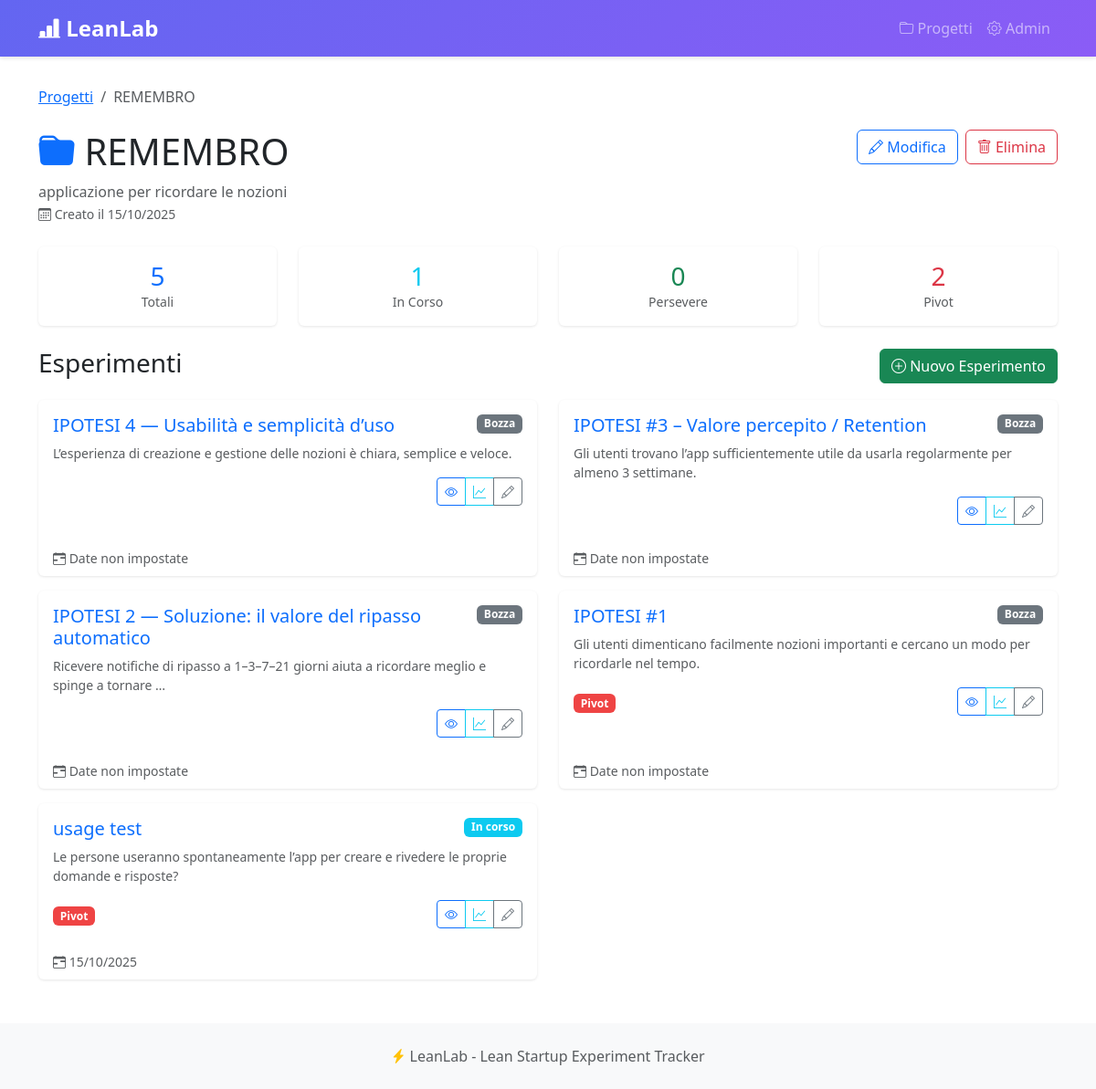
Screenshot of /projects/13/ with the database file from the repository.
### projects/models.py (models this page shows, shortened)
class Project(models.Model):
    name = models.CharField(max_length=200, verbose_name="Nome Progetto")
    description = models.TextField(blank=True, verbose_name="Descrizione")
    created_at = models.DateTimeField(auto_now_add=True)
    updated_at = models.DateTimeField(auto_now=True)
    is_active = models.BooleanField(default=True, verbose_name="Attivo")
    class Meta:
        verbose_name = "Progetto"
        verbose_name_plural = "Progetti"
        ordering = ['-created_at']

class Experiment(models.Model):
    STATUS_CHOICES = [
        ('draft', 'Bozza'),
        ('running', 'In corso'),
        ('completed', 'Completato'),
    ]
    DECISION_CHOICES = [
        ('pending', 'In attesa'),
        ('persevere', 'Persevere'),
        ('pivot', 'Pivot'),
    ]
    project = models.ForeignKey(Project, on_delete=models.CASCADE, related_name='experiments')
    title = models.CharField(max_length=200, verbose_name="Titolo Esperimento")
    hypothesis = models.TextField(verbose_name="Ipotesi da testare")
    status = models.CharField(max_length=20, choices=STATUS_CHOICES, default='draft')
    decision = models.CharField(max_length=20, choices=DECISION_CHOICES, default='pending')
    start_date = models.DateField(null=True, blank=True, verbose_name="Data Inizio")
    end_date = models.DateField(null=True, blank=True, verbose_name="Data Fine")
    notes = models.TextField(blank=True, verbose_name="Note")
    created_at = models.DateTimeField(auto_now_add=True)
    updated_at = models.DateTimeField(auto_now=True)
    class Meta:
        verbose_name = "Esperimento"
        verbose_name_plural = "Esperimenti"
        ordering = ['-created_at']

### projects/views.py (the view)
# urls.py: path('<int:pk>/', views.project_detail, name='detail'),
def project_detail(request, pk):
    project = get_object_or_404(Project, pk=pk)
    experiments = project.experiments.all().order_by('-created_at')
    stats = {
        'total': experiments.count(),
        'running': experiments.filter(status='running').count(),
        'completed': experiments.filter(status='completed').count(),
        'draft': experiments.filter(status='draft').count(),
        'persevere': experiments.filter(decision='persevere').count(),
        'pivot': experiments.filter(decision='pivot').count(),
    }
    context = {
        'project': project,
        'experiments': experiments,
        'stats': stats,
    }
    return render(request, 'project_detail.html', context)

### projects/templates/project_detail.html (shortened to what this page needs)
{% extends 'base.html' %}
{% block content %}
<nav aria-label="breadcrumb" class="mb-4">
    <ol class="breadcrumb">
        <li class="breadcrumb-item"><a href="{% url 'projects:list' %}">Progetti</a></li>
        <li class="breadcrumb-item active">{{ project.name }}</li>
    </ol>
</nav>
<div class="d-flex justify-content-between align-items-start mb-4">
    <div>
        <h1 class="mb-2">
            <i class="bi bi-folder-fill text-primary"></i> {{ project.name }}
        </h1>
        <p class="text-muted mb-0">
            {{ project.description|default:"Nessuna descrizione disponibile" }}
        </p>
        <small class="text-muted">
            <i class="bi bi-calendar3"></i> Creato il {{ project.created_at|date:"d/m/Y" }}
        </small>
    </div>
    <div class="d-flex gap-2">
        <a href="{% url 'projects:edit' project.pk %}" class="btn btn-outline-primary">
            <i class="bi bi-pencil"></i> Modifica
        </a>
        <a href="{% url 'projects:delete' project.pk %}" class="btn btn-outline-danger">
            <i class="bi bi-trash"></i> Elimina
        </a>
    </div>
</div>
<div class="row mb-4">
    <div class="col-md-3">
        <div class="card text-center">
            <div class="card-body">
                <h3 class="text-primary mb-0">{{ stats.total }}</h3>
                <p class="text-muted mb-0 small">Totali</p>
            </div>
        </div>
    </div>
    <div class="col-md-3">
        <div class="card text-center">
            <div class="card-body">
                <h3 class="text-info mb-0">{{ stats.running }}</h3>
                <p class="text-muted mb-0 small">In Corso</p>
            </div>
        </div>
    </div>
    <div class="col-md-3">
        <div class="card text-center">
            <div class="card-body">
                <h3 class="text-success mb-0">{{ stats.persevere }}</h3>
                <p class="text-muted mb-0 small">Persevere</p>
            </div>
        </div>
    </div>
    <div class="col-md-3">
        <div class="card text-center">
            <div class="card-body">
                <h3 class="text-danger mb-0">{{ stats.pivot }}</h3>
                <p class="text-muted mb-0 small">Pivot</p>
            </div>
        </div>
    </div>
</div>
<div class="d-flex justify-content-between align-items-center mb-3">
    <h3> Esperimenti</h3>
    <a href="{% url 'projects:experiment_create' project.pk %}" class="btn btn-success">
        <i class="bi bi-plus-circle"></i> Nuovo Esperimento
    </a>
</div>
{% if experiments %}
<div class="row">
    {% for experiment in experiments %}
    <div class="col-md-6 mb-3">
        <div class="card h-100">
            <div class="card-body">
                <div class="d-flex justify-content-between align-items-start mb-2">
                    <h5 class="card-title mb-0">
                        <a href="{% url 'projects:experiment_detail' project.pk experiment.pk %}"
                           class="text-decoration-none">
                            {{ experiment.title }}
                        </a>
                    </h5>
                    <span class="badge
                        {% if experiment.status == 'running' %}bg-info
                        {% elif experiment.status == 'completed' %}bg-success
                        {% else %}bg-secondary{% endif %}">
                        {{ experiment.get_status_display }}
                    </span>
                </div>
                <p class="card-text text-muted small">
                    {{ experiment.hypothesis|truncatewords:15 }}
                </p>
                <div class="d-flex justify-content-between align-items-center mt-3">
                    <div>
                        {% if experiment.decision != 'pending' %}
                        <span class="badge
                            {% if experiment.decision == 'persevere' %}badge-persevere
                            {% elif experiment.decision == 'pivot' %}badge-pivot
                            {% else %}badge-pending{% endif %}">
                            {{ experiment.get_decision_display }}
                        </span>
                        {% endif %}
                    </div>
                    <div class="btn-group btn-group-sm">
                        <a href="{% url 'projects:experiment_detail' project.pk experiment.pk %}"
                           class="btn btn-outline-primary" title="Dettagli">
                            <i class="bi bi-eye"></i>
                        </a>
                        <a href="{% url 'projects:experiment_dashboard' project.pk experiment.pk %}"
                           class="btn btn-outline-info" title="Dashboard">
                            <i class="bi bi-graph-up"></i>
                        </a>
                        <a href="{% url 'projects:experiment_edit' project.pk experiment.pk %}"
                           class="btn btn-outline-secondary" title="Modifica">
                            <i class="bi bi-pencil"></i>
                        </a>
                    </div>
                </div>
            </div>
            <div class="card-footer bg-transparent border-top-0">
                <small class="text-muted">
                    <i class="bi bi-calendar-range"></i>
                    {% if experiment.start_date %}
                        {{ experiment.start_date|date:"d/m/Y" }}
                    {% else %}
                        Date non impostate
                    {% endif %}
                </small>
            </div>
        </div>
    </div>
    {% endfor %}
</div>
{% endif %}
{% endblock %}

### templates/base.html (style rules this page uses)
:root { --primary-color: #6366f1; --success-color: #10b981; --danger-color: #ef4444; --warning-color: #f59e0b; }
body { min-height: 100vh; display: flex; flex-direction: column; }
.card { border: none; box-shadow: 0 1px 3px rgba(0,0,0,0.1); transition: transform 0.2s, box-shadow 0.2s; }
.badge-pivot { background-color: var(--danger-color); }

### rows the page displays
Project: name "REMEMBRO", description "applicazione per ricordare le nozioni", created_at "15/10/2025"
Experiment: title "IPOTESI 4 — Usabilità e semplicità d’uso", status "Bozza", hypothesis "L’esperienza di creazione e gestione delle nozioni è chiara, semplice e veloce.", shows "Date non impostate"
Experiment: title "IPOTESI #3 – Valore percepito / Retention", status "Bozza", hypothesis "Gli utenti trovano l’app sufficientemente utile da usarla regolarmente per almeno 3 settimane.", shows "Date non impostate"
Experiment: title "IPOTESI 2 — Soluzione: il valore del ripasso automatico", status "Bozza", hypothesis "Ricevere notifiche di ripasso a 1–3–7–21 giorni aiuta a ricordare meglio e spinge a tornare …", shows "Date non impostate"
Experiment: title "IPOTESI #1", status "Bozza", hypothesis "Gli utenti dimenticano facilmente nozioni importanti e cercano un modo per ricordarle nel tempo.", decision "Pivot", shows "Date non impostate"
Experiment: title "usage test", status "In corso", hypothesis "Le persone useranno spontaneamente l’app per creare e rivedere le proprie domande e risposte?", decision "Pivot", start_date "15/10/2025"

### other values shown
{{ stats.total }} "5"
{{ stats.running }} "1"
{{ stats.persevere }} "0"
{{ stats.pivot }} "2"
